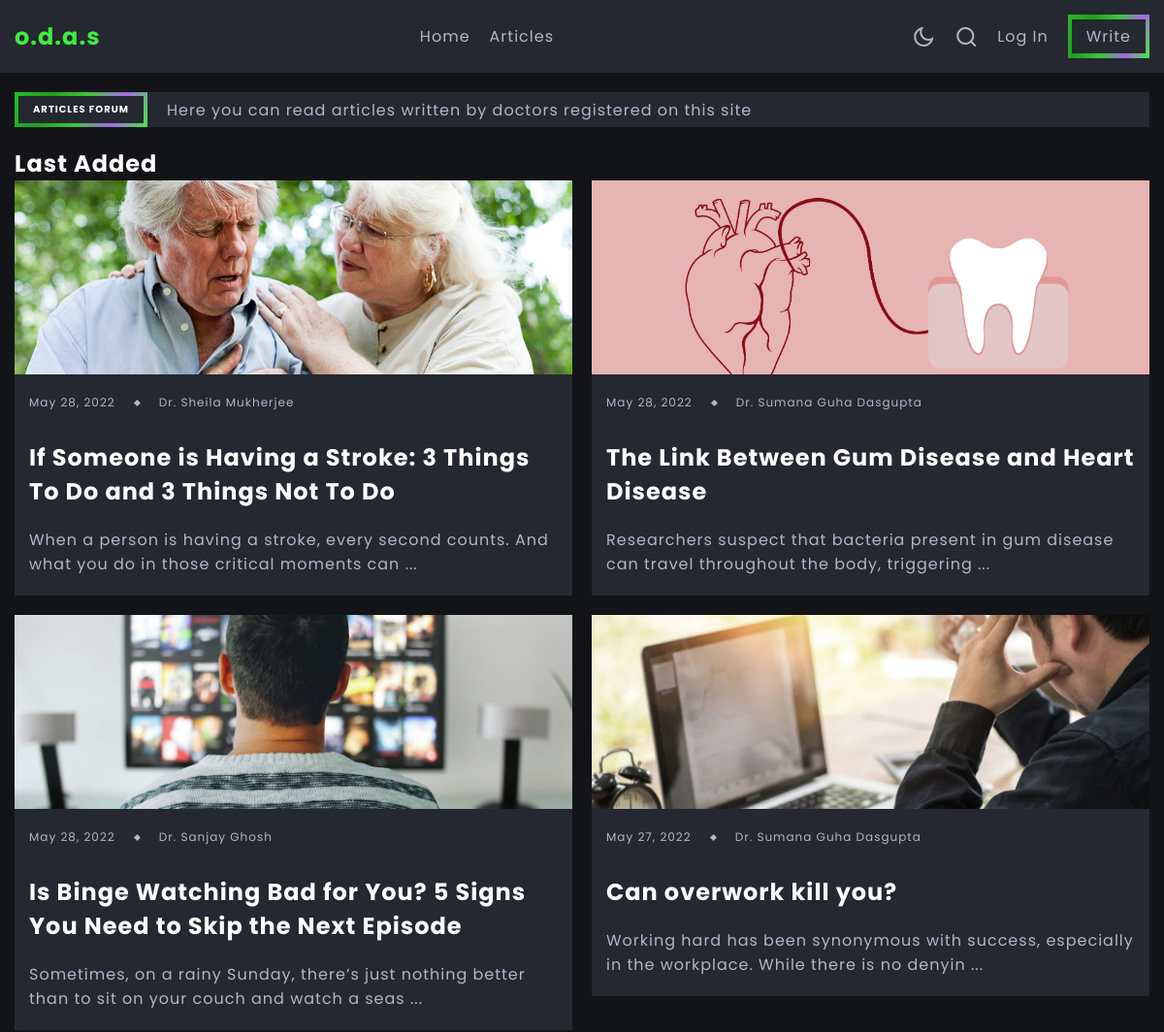
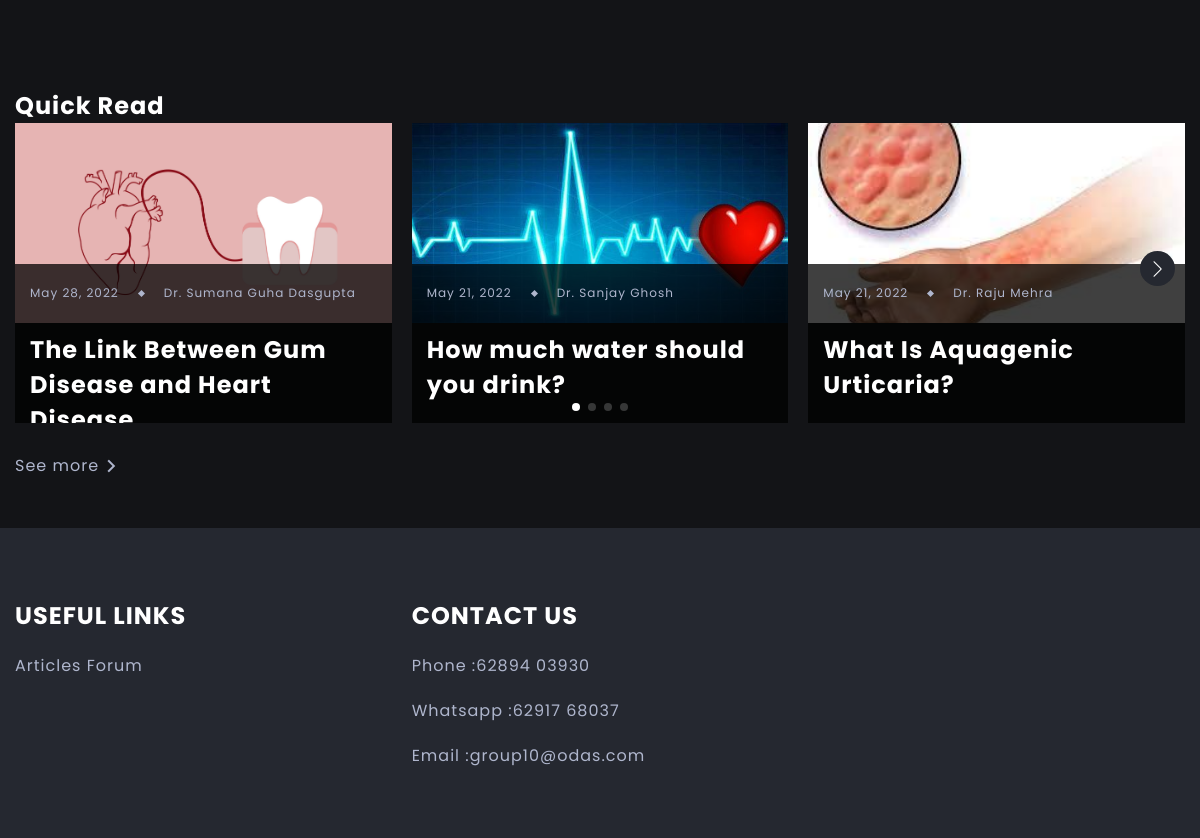
The app's page /articles/home/ with its own data (2 pictures, top to bottom).
### article/models.py (models this page shows, shortened)
class Article(models.Model):
    author = models.ForeignKey(Doctor, on_delete=models.CASCADE)
    title=models.CharField(max_length=100)
    upload_date=models.DateField(auto_now_add=True)
    image = models.ImageField(upload_to='blogs/%Y/%m/%d/', default='heart.jpg')
    blog=models.TextField(max_length=6500)

### article/views.py (the view)
# urls.py: path('home/',views.home, name='articleshome'),
def home(request):
    print("Home called")
    articles_list_randomized=list(Article.objects.all())
    article_list_sorted=Article.objects.order_by("-id")[0:4]
    random.shuffle(articles_list_randomized)
    print("Herexxxx")
    return render(request, 'article/articleshome.html', {'articles_last_added':article_list_sorted, 'articles_quick_read':articles_list_randomized[0:6]})

### article/templates/article/articleshome.html (shortened to what this page needs)
{% extends 'article/base1.html' %}
{% load static %}
{% block content %}
<section class="last-added section-header-offset">
    <div class="last-added-container container">
        <div class="headline-banner">
            <h3 class="headline fancy-border">
                <span class="place-items-center">Articles Forum</span>
            </h3>
            <span class="headline-description">Here you can read articles written by doctors registered on this site</span>
        </div>
        <h2 class="title section-title">Last Added</h2>
        <div class="last-added-grid-wrapper d-grid">
            {% if  articles_last_added.0 %}
            <a href="{% url 'read_article' articles_last_added.0.id %}" class="article last-added-article last-added-article-1">
                <div class="article-image-wrapper">
                    <img src="{{articles_last_added.0.image.url}}" alt="Couldn\'t load image" class="article-image">
                </div>
                <div class="article-data-container">
                    <div class="article-data">
                        <span>{{articles_last_added.0.upload_date}}</span>
                        <span class="article-data-spacer"></span>
                        <span>Dr. {{articles_last_added.0.author.first_name}} {{articles_last_added.0.author.last_name}}</span>
                    </div>
                    <h3 class="title article-title">{{articles_last_added.0.title}}</h3>
                    <p class="article-description">{{articles_last_added.0.blog|slice:":100"}} ...</p>
                </div>
            </a>
            {% endif %}
            {% if  articles_last_added.1 %}
            <a href="{% url 'read_article' articles_last_added.1.id %}" class="article last-added-article last-added-article-2">
                <div class="article-image-wrapper">
                    <img src="{{articles_last_added.1.image.url}}" alt="Couldn\'t load image" class="article-image">
                </div>
                <div class="article-data-container">
                    <div class="article-data">
                        <span>{{articles_last_added.1.upload_date}}</span>
                        <span class="article-data-spacer"></span>
                        <span>Dr. {{articles_last_added.1.author.first_name}} {{articles_last_added.1.author.last_name}}</span>
                    </div>
                    <h3 class="title article-title">{{articles_last_added.1.title}}</h3>
                    <p class="article-description">{{articles_last_added.1.blog|slice:":100"}} ...</p>
                </div>
            </a>
            {% endif %}
            {% if  articles_last_added.2 %}
            <a href="{% url 'read_article' articles_last_added.2.id %}" class="article last-added-article last-added-article-3">
                <div class="article-image-wrapper">
                    <img src="{{articles_last_added.2.image.url}}" alt="Couldn\'t load image" class="article-image">
                </div>
                <div class="article-data-container">
                    <div class="article-data">
                        <span>{{articles_last_added.2.upload_date}}</span>
                        <span class="article-data-spacer"></span>
                        <span>Dr. {{articles_last_added.2.author.first_name}} {{articles_last_added.2.author.last_name}}</span>
                    </div>
                    <h3 class="title article-title">{{articles_last_added.2.title}}</h3>
                    <p class="article-description">{{articles_last_added.2.blog|slice:":100"}} ...</p>
                </div>
            </a>
            {% endif %}
            {% if  articles_last_added.3 %}
            <a href="{% url 'read_article' articles_last_added.3.id %}" class="article last-added-article last-added-article-4">
                <div class="article-image-wrapper">
                    <img src="{{articles_last_added.3.image.url}}" alt="Couldn\'t load image" class="article-image">
                </div>
                <div class="article-data-container">
                    <div class="article-data">
                        <span>{{articles_last_added.3.upload_date}}</span>
                        <span class="article-data-spacer"></span>
                        <span>Dr. {{articles_last_added.3.author.first_name}} {{articles_last_added.3.author.last_name}}</span>
                    </div>
                    <h3 class="title article-title">{{articles_last_added.3.title}}</h3>
                    <p class="article-description">{{articles_last_added.3.blog|slice:":100"}} ...</p>
                </div>
            </a>
            {% endif %}
        </div>
    </div>
</section>
<section class="quick-read section">
    <div class="container">
        <h2 class="title section-title">Quick Read</h2>
        <div class="swiper">
            <div class="swiper-wrapper">
                {% for article in articles_quick_read %}
                <a href="{% url 'read_article' article.id %}" class="article swiper-slide">
                    <div class="results-image-wrapper">
                        <img src="{{article.image.url}}" alt="Couldn't load image" class="article-image">
                    </div>
                    <div class="article-data-container">
                        <div class="article-data">
                            <span>{{article.upload_date}}</span>
                            <span class="article-data-spacer"></span>
                            <span>Dr. {{article.author.first_name}} {{article.author.last_name}}</span>
                        </div>
                        <h3 class="title article-title">{{article.title}}</h3>
                    </div>
                </a>
                {% endfor %}
            </div>
            <div class="swiper-button-next swiper-controls"></div>
            <div class="swiper-pagination"></div>
        </div>
        <div class="see-more-container">
            <a href="{% url 'results' %}" class="see-more-btn place-items-center">
                See more <i class="ri-arrow-right-s-line"></i>
            </a>
        </div>
    </div>
</section>
{% endblock content %}

### records on screen
Article: image (picture), upload_date "May 28, 2022", author.first_name "Sheila", author.last_name "Mukherjee", title "If Someone is Having a Stroke: 3 Things To Do and 3 Things Not To Do", blog "When a person is having a stroke, every second counts. And what you do in those critical moments can"
Article: image (picture), upload_date "May 28, 2022", author.first_name "Sumana", author.last_name "Guha Dasgupta", title "The Link Between Gum Disease and Heart Disease", blog "Researchers suspect that bacteria present in gum disease can travel throughout the body, triggering", title "The Link Between Gum Disease and Heart…"
Article: image (picture), upload_date "May 28, 2022", author.first_name "Sanjay", author.last_name "Ghosh", title "Is Binge Watching Bad for You? 5 Signs You Need to Skip the Next Episode", blog "Sometimes, on a rainy Sunday, there’s just nothing better than to sit on your couch and watch a seas"
Article: image (picture), upload_date "May 27, 2022", author.first_name "Sumana", author.last_name "Guha Dasgupta", title "Can overwork kill you?", blog "Working hard has been synonymous with success, especially in the workplace. While there is no denyin"
Article: image (picture), upload_date "May 21, 2022", author.first_name "Sanjay", author.last_name "Ghosh", title "How much water should you drink?"
Article: image (picture), upload_date "May 21, 2022", author.first_name "Raju", author.last_name "Mehra", title "What Is Aquagenic Urticaria?"
